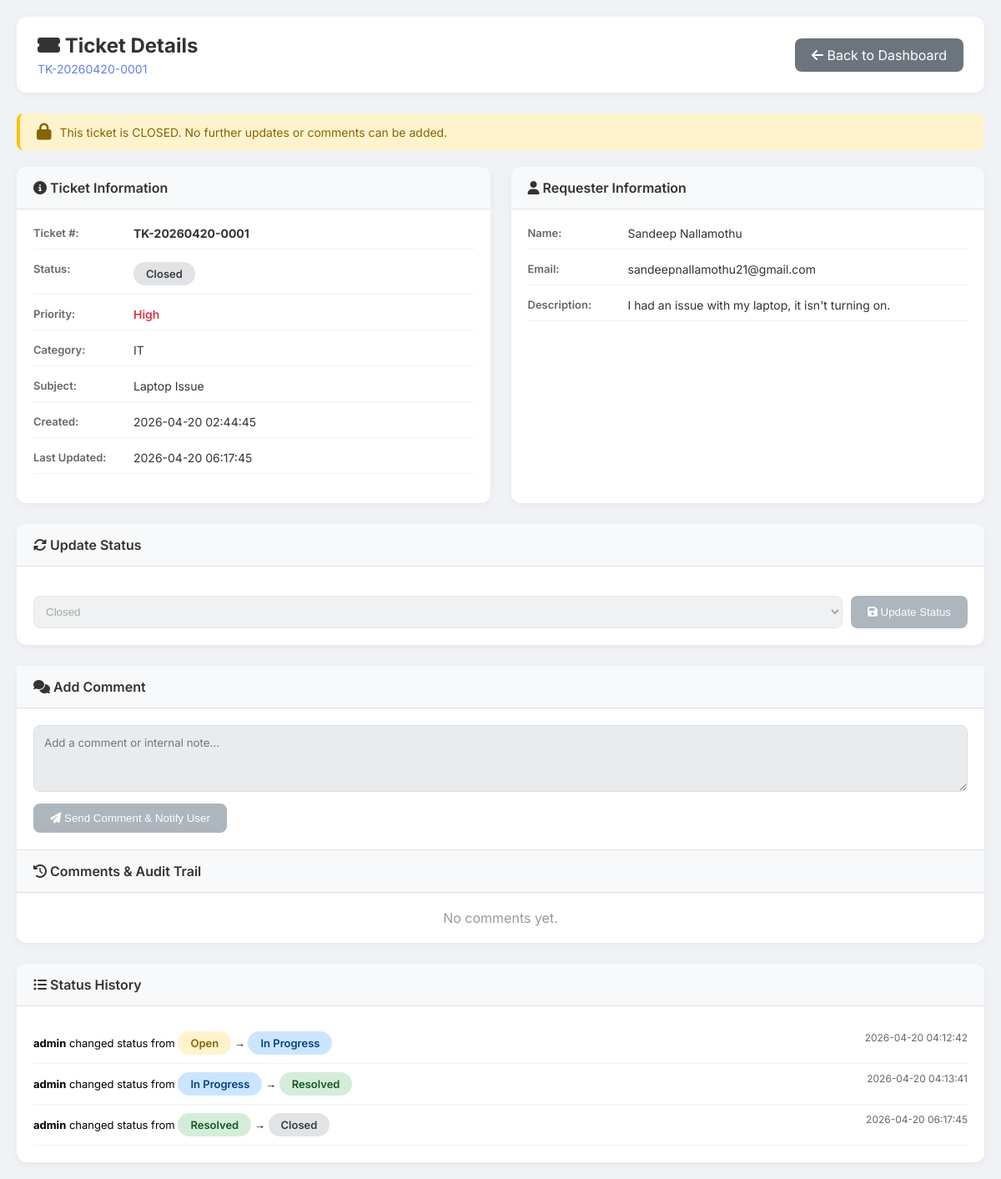
The app's page /admin/ticket/1 (signed in) with its own data.
### tables this page shows
CREATE TABLE tickets (
        id INTEGER PRIMARY KEY AUTOINCREMENT,
        ticket_number TEXT UNIQUE NOT NULL,
        name TEXT NOT NULL,
        email TEXT NOT NULL,
        category TEXT NOT NULL,
        priority TEXT NOT NULL,
        subject TEXT NOT NULL,
        description TEXT NOT NULL,
        attachment_filename TEXT,
        attachment_original_name TEXT,
        status TEXT DEFAULT 'Open',
        created_at TIMESTAMP DEFAULT CURRENT_TIMESTAMP,
        updated_at TIMESTAMP DEFAULT CURRENT_TIMESTAMP
    );

CREATE TABLE status_history (
        id INTEGER PRIMARY KEY AUTOINCREMENT,
        ticket_id INTEGER NOT NULL,
        old_status TEXT,
        new_status TEXT NOT NULL,
        changed_by TEXT NOT NULL,
        changed_at TIMESTAMP DEFAULT CURRENT_TIMESTAMP,
        FOREIGN KEY (ticket_id) REFERENCES tickets (id)
    );

### app.py (the view)
@app.route('/admin/ticket/<int:ticket_id>')
@login_required
def admin_ticket_detail(ticket_id):
    conn = sqlite3.connect(DB_PATH)
    conn.row_factory = sqlite3.Row
    c = conn.cursor()
    c.execute("SELECT * FROM tickets WHERE id = ?", (ticket_id,))
    ticket = c.fetchone()
    if not ticket:
        flash('Ticket not found', 'error')
        return redirect(url_for('admin_dashboard'))
    c.execute("SELECT * FROM comments WHERE ticket_id = ? ORDER BY created_at ASC", (ticket_id,))
    comments = [dict(row) for row in c.fetchall()]
    c.execute("SELECT * FROM status_history WHERE ticket_id = ? ORDER BY changed_at ASC", (ticket_id,))
    history = [dict(row) for row in c.fetchall()]
    conn.close()
    return render_template('admin_ticket_detail.html', ticket=dict(ticket), comments=comments, history=history)

### app.py (called while the page is built)
def login_required(f):
    @wraps(f)
    def decorated_function(*args, **kwargs):
        if not session.get('logged_in'):
            flash('Please login to access the admin panel', 'error')
            return redirect(url_for('admin_login'))
        return f(*args, **kwargs)
    return decorated_function

### templates/admin_ticket_detail.html (shortened to what this page needs)
<!DOCTYPE html>
<html lang="en">
<head>
    <link rel="stylesheet" href="https://cdnjs.cloudflare.com/ajax/libs/font-awesome/6.4.0/css/all.min.css">
</head>
<body>
    <div class="container">
        <div class="header">
            <div>
                <h1><i class="fas fa-ticket-alt"></i> Ticket Details</h1>
                <div class="ticket-number">{{ ticket.ticket_number }}</div>
            </div>
            <a href="{{ url_for('admin_dashboard') }}" class="back-btn"><i class="fas fa-arrow-left"></i> Back to Dashboard</a>
        </div>
        {% if ticket.status == 'Closed' %}
        <div class="alert-banner">
            <i class="fas fa-lock"></i>
            <span>This ticket is CLOSED. No further updates or comments can be added.</span>
        </div>
        {% endif %}
        <div class="detail-grid">
            <div class="card">
                <div class="card-header"><i class="fas fa-info-circle"></i> Ticket Information</div>
                <div class="card-body">
                    <div class="info-row">
                        <div class="info-label">Ticket #:</div>
                        <div class="info-value"><strong>{{ ticket.ticket_number }}</strong></div>
                    </div>
                    <div class="info-row">
                        <div class="info-label">Status:</div>
                        <div class="info-value">
                            <span class="status-badge status-{{ ticket.status.replace(' ', '-') }}">{{ ticket.status }}</span>
                        </div>
                    </div>
                    <div class="info-row">
                        <div class="info-label">Priority:</div>
                        <div class="info-value priority-{{ ticket.priority }}">{{ ticket.priority }}</div>
                    </div>
                    <div class="info-row">
                        <div class="info-label">Category:</div>
                        <div class="info-value">{{ ticket.category }}</div>
                    </div>
                    <div class="info-row">
                        <div class="info-label">Subject:</div>
                        <div class="info-value">{{ ticket.subject }}</div>
                    </div>
                    <div class="info-row">
                        <div class="info-label">Created:</div>
                        <div class="info-value">{{ ticket.created_at }}</div>
                    </div>
                    <div class="info-row">
                        <div class="info-label">Last Updated:</div>
                        <div class="info-value">{{ ticket.updated_at }}</div>
                    </div>
                </div>
            </div>
            <div class="card">
                <div class="card-header"><i class="fas fa-user"></i> Requester Information</div>
                <div class="card-body">
                    <div class="info-row">
                        <div class="info-label">Name:</div>
                        <div class="info-value">{{ ticket.name }}</div>
                    </div>
                    <div class="info-row">
                        <div class="info-label">Email:</div>
                        <div class="info-value">{{ ticket.email }}</div>
                    </div>
                    <div class="info-row">
                        <div class="info-label">Description:</div>
                        <div class="info-value" style="white-space: pre-wrap;">{{ ticket.description }}</div>
                    </div>
                </div>
            </div>
            <div class="card full-width">
                <div class="card-header">
                    <i class="fas fa-sync-alt"></i> Update Status
                </div>
                <div class="card-body">
                    <div class="status-update">
                        <select id="statusSelect" class="status-select" {% if ticket.status == 'Closed' %}disabled{% endif %}>
                            <option value="Closed" {% if ticket.status == 'Closed' %}selected{% endif %}>Closed</option>
                        </select>
                        <button class="btn-update" onclick="updateStatus()" {% if ticket.status == 'Closed' %}disabled{% endif %}>
                            <i class="fas fa-save"></i> Update Status
                        </button>
                    </div>
                </div>
            </div>
        </div>
        <div class="comments-section">
            <div class="card-header">
                <i class="fas fa-comments"></i> Add Comment
            </div>
            <div class="comment-form">
                <textarea id="commentText" placeholder="Add a comment or internal note..." {% if ticket.status == 'Closed' %}disabled{% endif %}></textarea>
                <button onclick="addComment()" {% if ticket.status == 'Closed' %}disabled{% endif %}>
                    <i class="fas fa-paper-plane"></i> Send Comment & Notify User
                </button>
            </div>
            <div class="card-header"><i class="fas fa-history"></i> Comments & Audit Trail</div>
            <div class="comment-list" id="commentsList">
                {% if not comments %}
                <p style="color: #999; text-align: center;">No comments yet.</p>
                {% endif %}
            </div>
        </div>
        <div class="card">
            <div class="card-header"><i class="fas fa-list-ul"></i> Status History</div>
            <div class="card-body">
                {% for entry in history %}
                <div class="history-item">
                    <strong>{{ entry.changed_by }}</strong> changed status from
                    <span class="status-badge status-{{ entry.old_status.replace(' ', '-') if entry.old_status else 'Open' }}">{{ entry.old_status or 'None' }}</span>
                    →
                    <span class="status-badge status-{{ entry.new_status.replace(' ', '-') }}">{{ entry.new_status }}</span>
                    <span style="float: right; color: #666; font-size: 12px;">{{ entry.changed_at }}</span>
                </div>
                {% else %}
                <p style="color: #999;">No status changes recorded.</p>
                {% endfor %}
            </div>
        </div>
    </div>
</body>
</html>

### templates/admin_ticket_detail.html (style rules this page uses)
* { margin: 0; padding: 0; box-sizing: border-box; }
body { font-family: 'Inter', sans-serif; background: #f0f2f5; }
.container { max-width: 1200px; margin: 0 auto; padding: 20px; }
.header { background: white; border-radius: 12px; padding: 20px 25px; margin-bottom: 25px; display: flex; justify-content: space-between; align-items: center; box-shadow: 0 2px 10px rgba(0,0,0,0.05); }
.header h1 { font-size: 24px; color: #333; }
.header .ticket-number { color: #667eea; font-size: 14px; margin-top: 5px; }
.back-btn { background: #6c757d; color: white; padding: 10px 20px; border-radius: 8px; text-decoration: none; transition: all 0.3s; }
.alert-banner { background: #fff3cd; border-left: 4px solid #ffc107; padding: 12px 20px; margin-bottom: 20px; border-radius: 8px; display: flex; align-items: center; gap: 10px; }
.alert-banner i { color: #856404; font-size: 20px; }
.alert-banner span { color: #856404; font-size: 14px; }
.detail-grid { display: grid; grid-template-columns: 1fr 1fr; gap: 25px; margin-bottom: 25px; }
.card { background: white; border-radius: 12px; overflow: hidden; box-shadow: 0 2px 10px rgba(0,0,0,0.05); }
.card-header { background: #f8f9fa; padding: 15px 20px; border-bottom: 1px solid #e0e0e0; font-weight: 600; color: #333; }
.card-body { padding: 20px; }
.info-row { display: flex; margin-bottom: 15px; padding-bottom: 10px; border-bottom: 1px solid #f0f0f0; }
.info-label { width: 120px; font-weight: 600; color: #666; font-size: 13px; }
.info-value { flex: 1; color: #333; font-size: 14px; }
.status-badge { display: inline-block; padding: 6px 15px; border-radius: 20px; font-size: 13px; font-weight: 600; }
.status-Open { background: #fff3cd; color: #856404; }
.status-In-Progress { background: #cce5ff; color: #004085; }
.status-Resolved { background: #d4edda; color: #155724; }
.status-Closed { background: #e2e3e5; color: #383d41; }
.priority-High { color: #dc3545; font-weight: 600; }
.status-update { display: flex; gap: 10px; margin-top: 15px; }
.status-select { flex: 1; padding: 10px; border: 1px solid #ddd; border-radius: 8px; }
.status-select:disabled { background: #e9ecef; cursor: not-allowed; }
.btn-update { background: #667eea; color: white; border: none; padding: 10px 20px; border-radius: 8px; cursor: pointer; transition: all 0.3s; }
.btn-update:disabled { background: #adb5bd; cursor: not-allowed; }
.comments-section { background: white; border-radius: 12px; margin-bottom: 25px; box-shadow: 0 2px 10px rgba(0,0,0,0.05); }
.comment-form { padding: 20px; border-bottom: 1px solid #e0e0e0; }
.comment-form textarea { width: 100%; padding: 12px; border: 1px solid #ddd; border-radius: 8px; font-family: 'Inter', sans-serif; resize: vertical; min-height: 80px; }
.comment-form textarea:disabled { background: #e9ecef; cursor: not-allowed; }
.comment-form button { margin-top: 10px; background: #667eea; color: white; border: none; padding: 10px 20px; border-radius: 8px; cursor: pointer; transition: all 0.3s; }
.comment-form button:disabled { background: #adb5bd; cursor: not-allowed; }
.comment-list { padding: 20px; }
.history-item { padding: 10px 0; border-bottom: 1px solid #f0f0f0; font-size: 13px; }
.full-width { grid-column: span 2; }

### records on screen
tickets: ticket_number "TK-20260420-0001", status "Closed", priority "High", category "IT", subject "Laptop Issue", created_at "2026-04-20 02:44:45", updated_at "2026-04-20 06:17:45", name "Sandeep Nallamothu", email "sandeepnallamothu21@gmail.com", description "I had an issue with my laptop, it isn't turning on."
status_history: changed_by "admin", old_status "Open", new_status "In Progress", changed_at "2026-04-20 04:12:42"
status_history: changed_by "admin", old_status "In Progress", new_status "Resolved", changed_at "2026-04-20 04:13:41"
status_history: changed_by "admin", old_status "Resolved", new_status "Closed", changed_at "2026-04-20 06:17:45"
